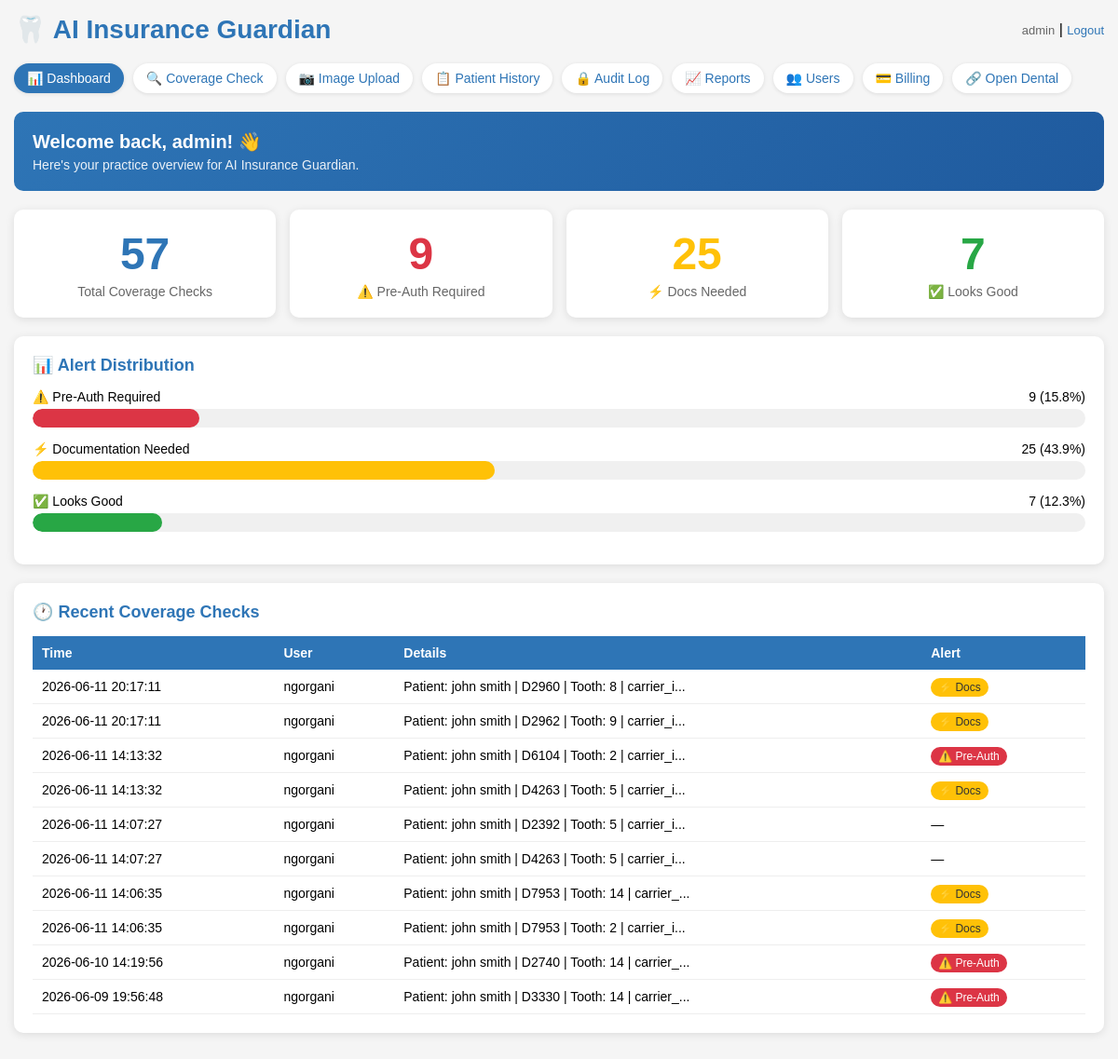
The page /dashboard (signed in) on the database as committed earlier.
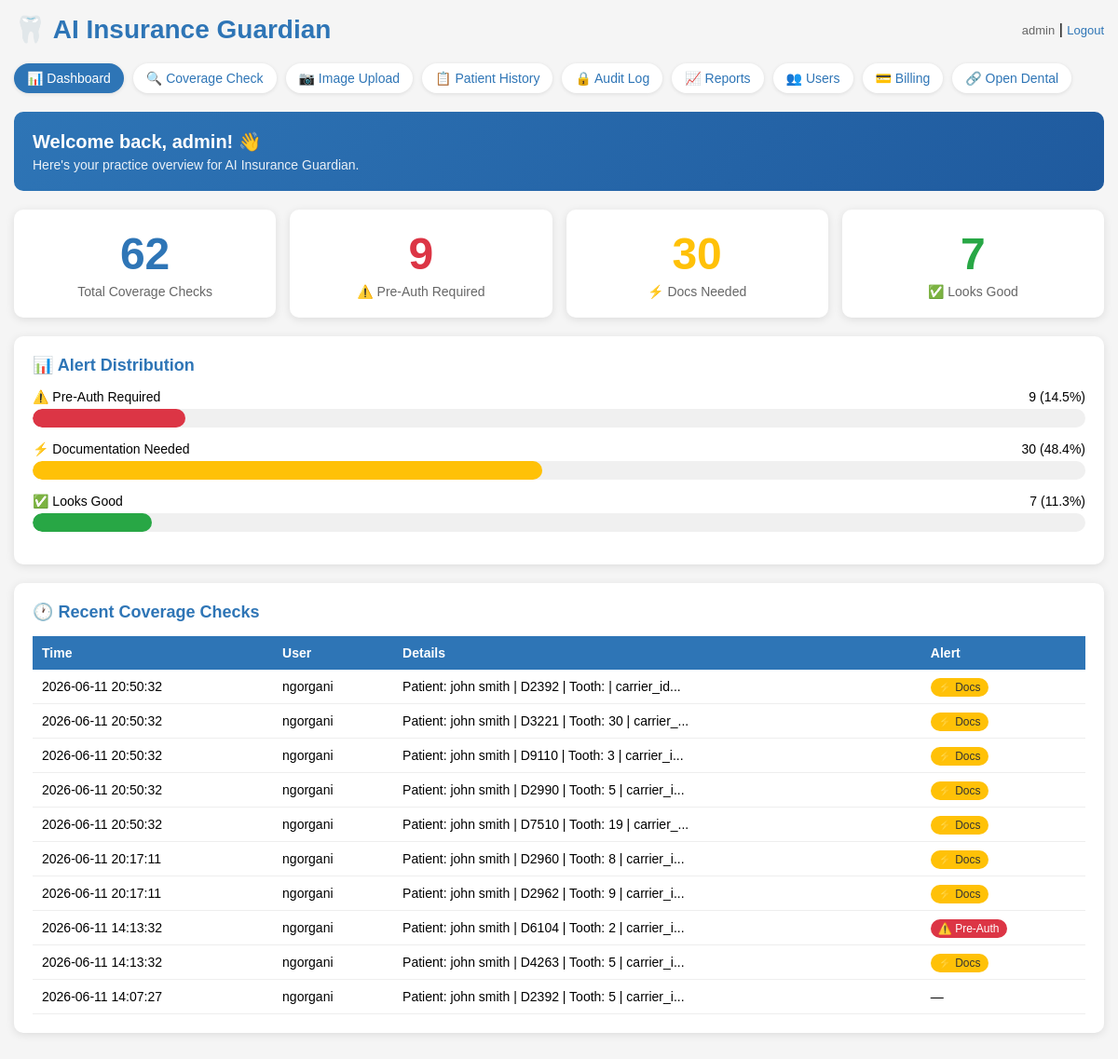
The same page on the database as committed later.
### tables this page shows
CREATE TABLE audit_log (id INTEGER PRIMARY KEY, username TEXT, action TEXT, details TEXT, timestamp TEXT);

### app.py (the view)
@app.route("/dashboard")
@login_required
def dashboard():
    conn = get_db()
    cursor = conn.cursor()
    cursor.execute("SELECT COUNT(*) FROM audit_log WHERE action = 'COVERAGE_CHECK'")
    total_checks = cursor.fetchone()[0]
    cursor.execute("SELECT COUNT(*) FROM audit_log WHERE action = 'COVERAGE_CHECK' AND details LIKE '%Alert: red%'")
    total_red = cursor.fetchone()[0]
    cursor.execute("SELECT COUNT(*) FROM audit_log WHERE action = 'COVERAGE_CHECK' AND details LIKE '%Alert: yellow%'")
    total_yellow = cursor.fetchone()[0]
    cursor.execute("SELECT COUNT(*) FROM audit_log WHERE action = 'COVERAGE_CHECK' AND details LIKE '%Alert: green%'")
    total_green = cursor.fetchone()[0]
    cursor.execute("SELECT * FROM audit_log WHERE action = 'COVERAGE_CHECK' ORDER BY timestamp DESC LIMIT 10")
    recent_checks = cursor.fetchall()
    conn.close()
    return render_template("dashboard.html", total_checks=total_checks, total_red=total_red,
        total_yellow=total_yellow, total_green=total_green, recent_checks=recent_checks)

### app.py (called while the page is built)
def get_db():
    conn = sqlite3.connect("insurance_guardian.db")
    conn.row_factory = sqlite3.Row
    return conn

@login_manager.user_loader
def load_user(user_id):
    conn = get_db()
    cursor = conn.cursor()
    cursor.execute("SELECT id, username, role, pod, year_level, full_name FROM users WHERE id = ?", (user_id,))
    row = cursor.fetchone()
    conn.close()
    if row:
        return User(row[0], row[1], row[2], row[3], row[4], row[5])
    return None

### templates/dashboard.html (shortened to what the changed rows need)
<!DOCTYPE html>
<html>
<head>
</head>
<body>
    <div class="header">
        <h1>🦷 AI Insurance Guardian</h1>
    </div>
    <div class="welcome-box">
        <h2>Welcome back, {{ current_user.username }}! 👋</h2>
    </div>
    <div class="stats-grid">
        <div class="stat-card stat-total">
            <div class="stat-number">{{ total_checks }}</div>
            <div class="stat-label">Total Coverage Checks</div>
        </div>
        <div class="stat-card stat-yellow">
            <div class="stat-number">{{ total_yellow }}</div>
            <div class="stat-label">⚡ Docs Needed</div>
        </div>
    </div>
    {% if total_checks > 0 %}
    <div class="section-box">
        <h2>📊 Alert Distribution</h2>
        <div class="progress-bar-container">
            <div class="progress-label">
                <span>⚠️ Pre-Auth Required</span>
                <span>{{ total_red }} ({{ ((total_red / total_checks) * 100)|round(1) }}%)</span>
            </div>
            <div class="progress-bar">
                <div class="progress-fill-red" style="width: {{ ((total_red / total_checks) * 100)|round(1) }}%"></div>
            </div>
        </div>
        <div class="progress-bar-container">
            <div class="progress-label">
                <span>⚡ Documentation Needed</span>
                <span>{{ total_yellow }} ({{ ((total_yellow / total_checks) * 100)|round(1) }}%)</span>
            </div>
            <div class="progress-bar">
                <div class="progress-fill-yellow" style="width: {{ ((total_yellow / total_checks) * 100)|round(1) }}%"></div>
            </div>
        </div>
        <div class="progress-bar-container">
            <div class="progress-label">
                <span>✅ Looks Good</span>
                <span>{{ total_green }} ({{ ((total_green / total_checks) * 100)|round(1) }}%)</span>
            </div>
            <div class="progress-bar">
                <div class="progress-fill-green" style="width: {{ ((total_green / total_checks) * 100)|round(1) }}%"></div>
            </div>
        </div>
    </div>
    {% endif %}
    <div class="section-box">
        <h2>🕐 Recent Coverage Checks</h2>
        {% if recent_checks %}
        <table class="recent-table">
            <tr>
                <th>Time</th>
                <th>User</th>
                <th>Details</th>
                <th>Alert</th>
            </tr>
            {% for record in recent_checks %}
            <tr>
                <td>{{ record[4] }}</td>
                <td>{{ record[1] }}</td>
                <td>{{ record[3][:50] }}...</td>
                <td>
                    {% if 'Alert: red' in record[3] %}
                    <span class="badge-red">⚠️ Pre-Auth</span>
                    {% elif 'Alert: yellow' in record[3] %}
                    <span class="badge-yellow">⚡ Docs</span>
                    {% elif 'Alert: green' in record[3] %}
                    <span class="badge-green">✅ Good</span>
                    {% else %}
                    —
                    {% endif %}
                </td>
            </tr>
            {% endfor %}
        </table>
        {% else %}
        <p style="color:#666; text-align:center; padding:20px;">No coverage checks yet. Start by checking a patient's coverage!</p>
        {% endif %}
    </div>
</body>
</html>

Rows that differ between the two databases and show on the page:
no longer on this page (row unchanged): audit_log: timestamp "2026-06-11 14:07:27", username "ngorgani", details "Patient: john smith | D4263 | Tooth: 5 | carrier_i"
no longer on this page (row unchanged): audit_log: timestamp "2026-06-11 14:06:35", username "ngorgani", details "Patient: john smith | D7953 | Tooth: 14 | carrier_", shows "⚡ Docs"
no longer on this page (row unchanged): audit_log: timestamp "2026-06-11 14:06:35", username "ngorgani", details "Patient: john smith | D7953 | Tooth: 2 | carrier_i", shows "⚡ Docs"
no longer on this page (row unchanged): audit_log: timestamp "2026-06-10 14:19:56", username "ngorgani", details "Patient: john smith | D2740 | Tooth: 14 | carrier_", shows "⚠️ Pre-Auth"
no longer on this page (row unchanged): audit_log: timestamp "2026-06-09 19:56:48", username "ngorgani", details "Patient: john smith | D3330 | Tooth: 14 | carrier_", shows "⚠️ Pre-Auth"
added audit_log: timestamp "2026-06-11 20:50:32", username "ngorgani", details "Patient: john smith | D2392 | Tooth: | carrier_id", shows "⚡ Docs"
added audit_log: timestamp "2026-06-11 20:50:32", username "ngorgani", details "Patient: john smith | D3221 | Tooth: 30 | carrier_", shows "⚡ Docs"
added audit_log: timestamp "2026-06-11 20:50:32", username "ngorgani", details "Patient: john smith | D9110 | Tooth: 3 | carrier_i", shows "⚡ Docs"
added audit_log: timestamp "2026-06-11 20:50:32", username "ngorgani", details "Patient: john smith | D2990 | Tooth: 5 | carrier_i", shows "⚡ Docs"
added audit_log: timestamp "2026-06-11 20:50:32", username "ngorgani", details "Patient: john smith | D7510 | Tooth: 19 | carrier_", shows "⚡ Docs"
Other text that changed with them:
{{ total_checks }}: "57" → "62"
{{ total_yellow }}: "25" → "30"
{{ ((total_red / total_checks) * 100)|round(1) }}: "15.8" → "14.5"
{{ ((total_red / total_checks) * 100)|round(1) }}: 15.8 → 14.5 (drawn)
{{ ((total_yellow / total_checks) * 100)|round(1) }}: "43.9" → "48.4"
{{ ((total_yellow / total_checks) * 100)|round(1) }}: 43.9 → 48.4 (drawn)
{{ ((total_green / total_checks) * 100)|round(1) }}: "12.3" → "11.3"
{{ ((total_green / total_checks) * 100)|round(1) }}: 12.3 → 11.3 (drawn)
